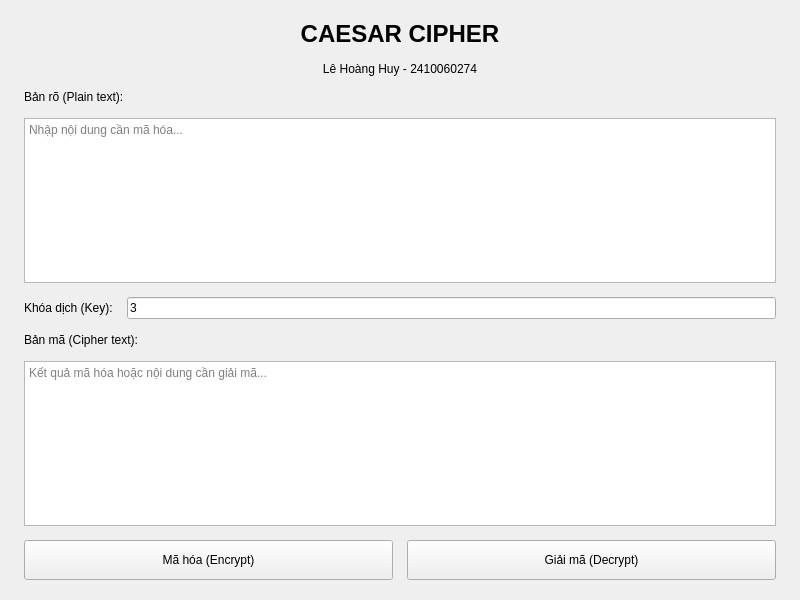
<?xml version="1.0" encoding="UTF-8"?>
<ui version="4.0">
 <class>MainWindow</class>
 <widget class="QMainWindow" name="MainWindow">
  <property name="geometry">
   <rect>
    <x>0</x>
    <y>0</y>
    <width>800</width>
    <height>600</height>
   </rect>
  </property>
  <property name="windowTitle">
   <string>Caesar Cipher - LeHoangHuy_2410060274</string>
  </property>
  <widget class="QWidget" name="centralwidget">
   <layout class="QVBoxLayout" name="verticalLayout">
    <property name="spacing">
     <number>14</number>
    </property>
    <property name="leftMargin">
     <number>24</number>
    </property>
    <property name="topMargin">
     <number>20</number>
    </property>
    <property name="rightMargin">
     <number>24</number>
    </property>
    <property name="bottomMargin">
     <number>20</number>
    </property>
    <item>
     <widget class="QLabel" name="lbl_title">
      <property name="font">
       <font>
        <pointsize>18</pointsize>
        <weight>75</weight>
        <bold>true</bold>
       </font>
      </property>
      <property name="text">
       <string>CAESAR CIPHER</string>
      </property>
      <property name="alignment">
       <set>Qt::AlignCenter</set>
      </property>
     </widget>
    </item>
    <item>
     <widget class="QLabel" name="lbl_student">
      <property name="text">
       <string>Lê Hoàng Huy - 2410060274</string>
      </property>
      <property name="alignment">
       <set>Qt::AlignCenter</set>
      </property>
     </widget>
    </item>
    <item>
     <widget class="QLabel" name="lbl_plain_text">
      <property name="text">
       <string>Bản rõ (Plain text):</string>
      </property>
     </widget>
    </item>
    <item>
     <widget class="QTextEdit" name="txt_plain_text">
      <property name="acceptRichText">
       <bool>false</bool>
      </property>
      <property name="placeholderText">
       <string>Nhập nội dung cần mã hóa...</string>
      </property>
     </widget>
    </item>
    <item>
     <layout class="QHBoxLayout" name="keyLayout">
      <item>
       <widget class="QLabel" name="lbl_key">
        <property name="text">
         <string>Khóa dịch (Key):</string>
        </property>
       </widget>
      </item>
      <item>
       <widget class="QLineEdit" name="txt_key">
        <property name="text">
         <string>3</string>
        </property>
        <property name="placeholderText">
         <string>Nhập số nguyên, ví dụ: 3</string>
        </property>
       </widget>
      </item>
     </layout>
    </item>
    <item>
     <widget class="QLabel" name="lbl_cipher_text">
      <property name="text">
       <string>Bản mã (Cipher text):</string>
      </property>
     </widget>
    </item>
    <item>
     <widget class="QTextEdit" name="txt_cipher_text">
      <property name="acceptRichText">
       <bool>false</bool>
      </property>
      <property name="placeholderText">
       <string>Kết quả mã hóa hoặc nội dung cần giải mã...</string>
      </property>
     </widget>
    </item>
    <item>
     <layout class="QHBoxLayout" name="buttonLayout">
      <item>
       <widget class="QPushButton" name="btn_encrypt">
        <property name="minimumSize">
         <size>
          <width>0</width>
          <height>40</height>
         </size>
        </property>
        <property name="text">
         <string>Mã hóa (Encrypt)</string>
        </property>
       </widget>
      </item>
      <item>
       <widget class="QPushButton" name="btn_decrypt">
        <property name="minimumSize">
         <size>
          <width>0</width>
          <height>40</height>
         </size>
        </property>
        <property name="text">
         <string>Giải mã (Decrypt)</string>
        </property>
       </widget>
      </item>
     </layout>
    </item>
   </layout>
  </widget>
 </widget>
 <tabstops>
  <tabstop>txt_plain_text</tabstop>
  <tabstop>txt_key</tabstop>
  <tabstop>txt_cipher_text</tabstop>
  <tabstop>btn_encrypt</tabstop>
  <tabstop>btn_decrypt</tabstop>
 </tabstops>
 <resources/>
 <connections/>
</ui>
